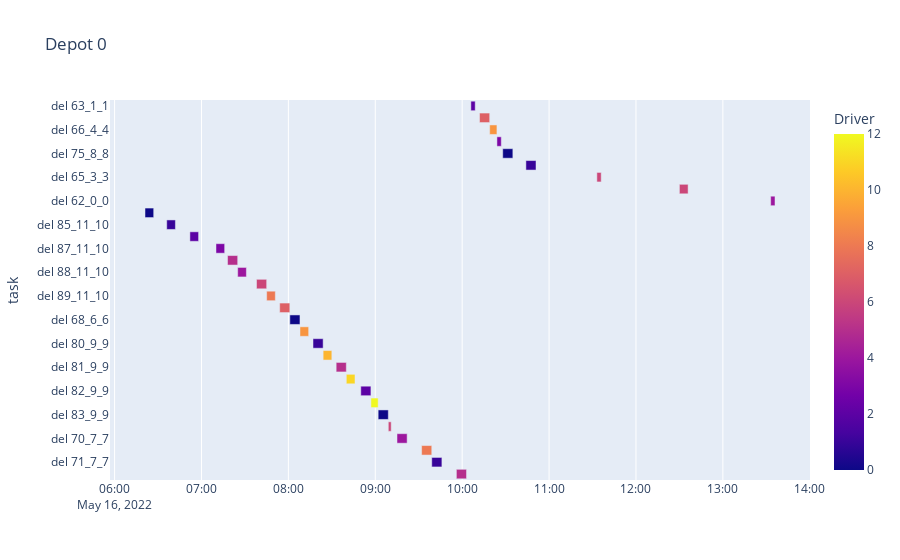

The cell this chart's notebook holds for it:
### Code cell
import importlib
importlib.reload(gantt)
gantt.showGanttDepot(df)

### Figure 1 — Plotly figure (JSON) as saved in the notebook; plotly's stock layout.template omitted (floating-point values rounded to 4 significant figures)
{"data": [{"alignmentgroup": "True", "base": ["2022-05-16 10:06:00", "2022-05-16 10:12:00", "2022-05-16 10:19:00", "2022-05-16 10:24:00", "2022-05-16 10:28:00", "2022-05-16 10:44:00", "2022-05-16 11:33:00", "2022-05-16 12:30:00", "2022-05-16 13:33:00", "2022-05-16 6:21:00", "2022-05-16 6:36:00", "2022-05-16 6:52:00", "2022-05-16 7:10:00", "2022-05-16 7:18:00", "2022-05-16 7:25:00", "2022-05-16 7:38:00", "2022-05-16 7:45:00", "2022-05-16 7:54:00", "2022-05-16 8:01:00", "2022-05-16 8:08:00", "2022-05-16 8:17:00", "2022-05-16 8:24:00", "2022-05-16 8:33:00", "2022-05-16 8:40:00", "2022-05-16 8:50:00", "2022-05-16 8:57:00", "2022-05-16 9:02:00", "2022-05-16 9:09:00", "2022-05-16 9:15:00", "2022-05-16 9:32:00", "2022-05-16 9:39:00", "2022-05-16 9:56:00"], "hovertemplate": "startLoad=%{base}<br>endLoad=%{x}<br>task=%{y}<br>Driver=%{marker.color}<extra></extra>", "legendgroup": "", "marker": {"color": [2, 7, 9, 3, 0, 1, 6, 6, 4, 0, 1, 2, 3, 5, 4, 6, 8, 7, 0, 9, 1, 10, 5, 11, 2, 12, 0, 6, 4, 8, 1, 5], "coloraxis": "coloraxis", "pattern": {"shape": ""}}, "name": "", "offsetgroup": "", "orientation": "h", "showlegend": false, "textposition": "auto", "type": "bar", "x": [180000, 420000, 300000, 180000, 420000, 420000, 180000, 360000, 180000, 360000, 360000, 360000, 360000, 420000, 360000, 420000, 360000, 420000, 420000, 360000, 420000, 360000, 420000, 360000, 420000, 300000, 420000, 120000, 420000, 420000, 420000, 420000], "xaxis": "x", "y": ["del 63_1_1", "del 74_8_8", "del 66_4_4", "del 64_2_2", "del 75_8_8", "del 76_8_8", "del 65_3_3", "del 67_5_5", "del 62_0_0", "del 84_10_10", "del 85_11_10", "del 86_11_10", "del 87_11_10", "del 77_9_9", "del 88_11_10", "del 78_9_9", "del 89_11_10", "del 79_9_9", "del 68_6_6", "del 90_11_10", "del 80_9_9", "del 91_11_10", "del 81_9_9", "del 92_11_10", "del 82_9_9", "del 93_11_10", "del 83_9_9", "del 69_7_7", "del 70_7_7", "del 72_8_8", "del 71_7_7", "del 73_8_8"], "yaxis": "y"}], "layout": {"barmode": "overlay", "coloraxis": {"colorbar": {"title": {"text": "Driver"}}, "colorscale": [[0, "#0d0887"], [0.1111, "#46039f"], [0.2222, "#7201a8"], [0.3333, "#9c179e"], [0.4444, "#bd3786"], [0.5556, "#d8576b"], [0.6667, "#ed7953"], [0.7778, "#fb9f3a"], [0.8889, "#fdca26"], [1, "#f0f921"]]}, "legend": {"tracegroupgap": 0}, "title": {"text": "Depot 0"}, "xaxis": {"anchor": "y", "domain": [0, 1], "type": "date"}, "yaxis": {"anchor": "x", "autorange": "reversed", "domain": [0, 1], "title": {"text": "task"}}}}
